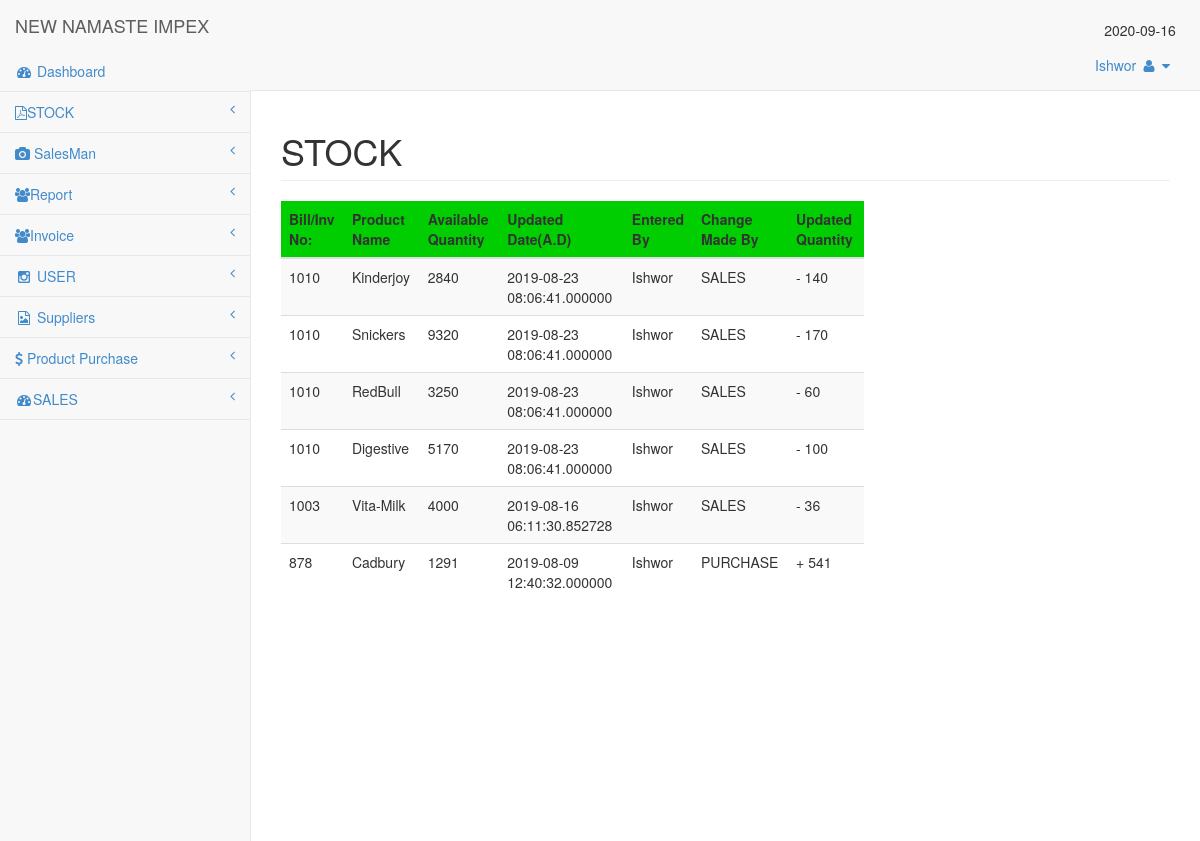
Screenshot of /admin/viewstock.php (signed in) with the database file from the repository.
### tables this page shows
CREATE TABLE `product` (
  `pid` int(150) NOT NULL,
  `pname` varchar(200) NOT NULL,
  `pdes` varchar(200) NOT NULL,
  `quantity` int(100) NOT NULL,
  `updatedate` timestamp(6) NOT NULL DEFAULT current_timestamp(6) ON UPDATE current_timestamp(6),
  `updatedby` varchar(200) NOT NULL,
  `invoiceno` int(255) NOT NULL,
  `changemadeby` varchar(255) NOT NULL,
  `updatedqn` varchar(255) NOT NULL
);

### admin/viewstock.php (the view, shortened to what this page needs)
<?php session_start();
if(isset($_SESSION['uname']))
{
?>
<?php
include 'connect.php';
 include "header1.php";
include "menu/mmenu1.php";
?>
<div id="page-wrapper">
            <div class="row">
                <div class="col-lg-12">
 <h1 class="page-header">STOCK</h1>
                    </div>
                </div>
                <div class="row">
                    <div class="col-lg-8" align="right">
                        <table class="table table-striped" id="blogtable">
                            <thead>
                                <tr bgcolor="success">
                                   <th>Bill/Inv No:</th>
                                    <th> Product Name</th>
                                          <th> Available Quantity</th>
                                            <th>Updated Date(A.D)</th>
                                             <th>Entered By</th>
                                             <th>Change Made By</th>
                                             <th>Updated Quantity</th>
                                </tr>
                            </thead>
                            <tbody>
                   <?php
include 'connect.php';
$quer="Select * from product ";
$result=mysqli_query($con,$quer);
    while($row = $result->fetch_assoc()) {
        echo '<tr>
 <td scope="row">' . $row["invoiceno"]. '</td>
 <b><td scope="row">' . $row["pname"]. '</td><b>
 <td scope="row">' . $row["quantity"]. '</td>
         <td scope="row">' . $row["updatedate"]. '</td> <td scope="row">' . $row["updatedby"]. '</td>
      <td scope="row">' . $row["changemadeby"]. '</td>
           <td scope="row">' . $row["updatedqn"]. '</td>
                </tr>';
}
?>
                            </tbody>
                        </table>
                    </div>
                </div>
            </div>
        </div>
<?php
}
else
{
header("location:login.php");
}
?>
</body>
</html>

### admin/menu/mmenu1.php (shortened to what this page needs)
        <nav class="navbar navbar-default navbar-static-top" role="navigation" style="margin-bottom: 0">
            <div class="navbar-header">
                <a class="navbar-brand" href="home.php">NEW NAMASTE IMPEX</a>
            </div>
            <ul class="nav navbar-top-links navbar-right"><br><center><?php echo date("Y-m-d");?></center>
                <li class="dropdown">
                    <a class="dropdown-toggle" data-toggle="dropdown" href="#"><?php echo $_SESSION['uname'];?>
                        <i class="fa fa-user fa-fw"></i>  <i class="fa fa-caret-down"></i>
                    </a>
                </li>
            </ul>
            <div class="navbar-default sidebar" role="navigation">
                <div class="sidebar-nav navbar-collapse">
                    <ul class="nav" id="side-menu">
                        <li>
                            <a href="home.php"><i class="fa fa-dashboard fa-fw"></i> Dashboard</a>                        </li>
                        <li>
                            <a href="home.php"><i class="fa fa-file-pdf-o"></i>STOCK<span class="fa arrow"></span></a>
                                              </li>
                         <li>
                            <a href="home.php"><i class="fa fa-camera"></i> SalesMan<span class="fa arrow"></span></a>
                                              </li>
                        <li>
                            <a href="home.php"><i class="fa  fa-group"></i>Report<span class="fa arrow"></span></a>
                                            </li>
                         <li>
                            <a href="home.php"><i class="fa  fa-group"></i>Invoice<span class="fa arrow"></span></a>
                                            </li>
                       <?php  $name=$_SESSION['uname'];
                          include 'connect.php';
                          $quer="Select permission from login where Username='$name' ";
$result=mysqli_query($con,$quer);
while($row = $result->fetch_assoc()) {
if($row['permission']=="Administrator"){
                       ?>
<li>
                            <a href="#"><i class="fa fa-instagram fa-fw"></i> USER<span class="fa arrow"></span></a>
                        </li>
<li>
                            <a href="#"><i class="fa fa-file-photo-o fa-fw"></i> Suppliers<span class="fa arrow"></span></a>
                        </li>
                        <li>
                            <a href="#"><i class="fa fa-dollar"></i> Product Purchase<span class="fa arrow"></span></a>
                                               </li>
                        <li>
                            <a href="home.php"><i class="fa fa-dashboard fa-fw"></i>SALES<span class="fa arrow"></span></a>
                                            </li>
                     <?php }}?>
                        </ul>
</div>
            </div>
        </nav>

### admin/css/sb-admin-2.css (style rules this page uses)
body { background-color: #f8f8f8; }
#page-wrapper { padding: 0 15px; min-height: 568px; background-color: #fff; }
@media (min-width:768px) { #page-wrapper { position: inherit; margin: 0 0 0 250px; padding: 0 30px; border-left: 1px solid #e7e7e7; } }
.navbar-top-links li { display: inline-block; }
.navbar-top-links li:last-child { margin-right: 15px; }
.navbar-top-links li a { padding: 15px; min-height: 50px; }
.sidebar .sidebar-nav.navbar-collapse { padding-right: 0; padding-left: 0; }
.sidebar ul li { border-bottom: 1px solid #e7e7e7; }
.sidebar .arrow { float: right; }
.sidebar .fa.arrow:before { content: "\f104"; }
@media (min-width:768px) { .sidebar { z-index: 1; position: absolute; width: 250px; margin-top: 51px; } }

### rows the page displays
product: invoiceno "1010", pname "Kinderjoy", quantity "2840", updatedate "2019-08-23 08:06:41.000000", updatedby "Ishwor", changemadeby "SALES", updatedqn "- 140"
product: invoiceno "1010", pname "Snickers", quantity "9320", updatedate "2019-08-23 08:06:41.000000", updatedby "Ishwor", changemadeby "SALES", updatedqn "- 170"
product: invoiceno "1010", pname "RedBull", quantity "3250", updatedate "2019-08-23 08:06:41.000000", updatedby "Ishwor", changemadeby "SALES", updatedqn "- 60"
product: invoiceno "1010", pname "Digestive", quantity "5170", updatedate "2019-08-23 08:06:41.000000", updatedby "Ishwor", changemadeby "SALES", updatedqn "- 100"
product: invoiceno "1003", pname "Vita-Milk", quantity "4000", updatedate "2019-08-16 06:11:30.852728", updatedby "Ishwor", changemadeby "SALES", updatedqn "- 36"
product: invoiceno "878", pname "Cadbury", quantity "1291", updatedate "2019-08-09 12:40:32.000000", updatedby "Ishwor", changemadeby "PURCHASE", updatedqn "+ 541"

### other values shown
$_SESSION['uname'] "Ishwor"
